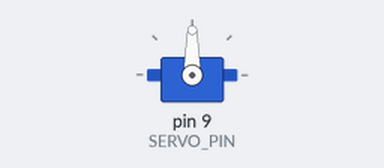
Recording of a sketch running on a simulated Arduino Uno, built with avr-gcc and run on an emulated ATmega328P. Shown: servo.

Above: at 0.1 s.
Timing chart, 0 to 18.5 s (numbered marks = the images above):
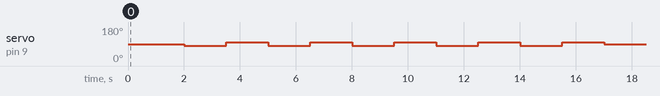

The sketch:

session17_servo_smoke_test.ino
```cpp
#include <Servo.h>

Servo testServo;

const int SERVO_PIN = 9;
const int CENTER_ANGLE_DEG = 90;
const int LOW_TEST_ANGLE_DEG = 80;
const int HIGH_TEST_ANGLE_DEG = 100;
const int MOVE_WAIT_MS = 1500;
const int TEST_CYCLE_COUNT = 5;

void setup() {
  testServo.attach(SERVO_PIN);

  // Begin from the nominal center position.
  testServo.write(CENTER_ANGLE_DEG);
  delay(2000);

  // Move within a deliberately narrow range for the first test.
  for (int cycle = 0; cycle < TEST_CYCLE_COUNT; cycle++) {
    testServo.write(LOW_TEST_ANGLE_DEG);
    delay(MOVE_WAIT_MS);

    testServo.write(HIGH_TEST_ANGLE_DEG);
    delay(MOVE_WAIT_MS);
  }

  // Return to center and stop sending control pulses.
  testServo.write(CENTER_ANGLE_DEG);
  delay(1000);
  testServo.detach();
}

void loop() {
  // The smoke test runs once after power-up or reset.
}
```
